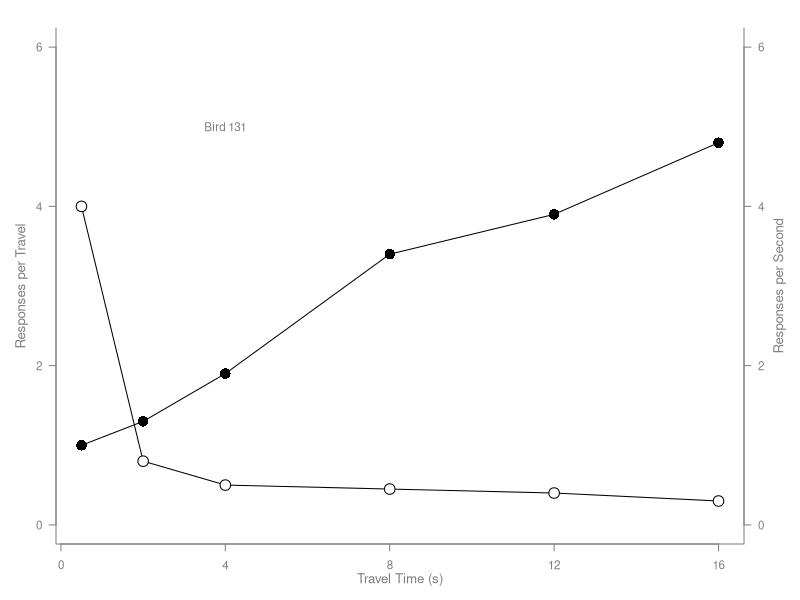
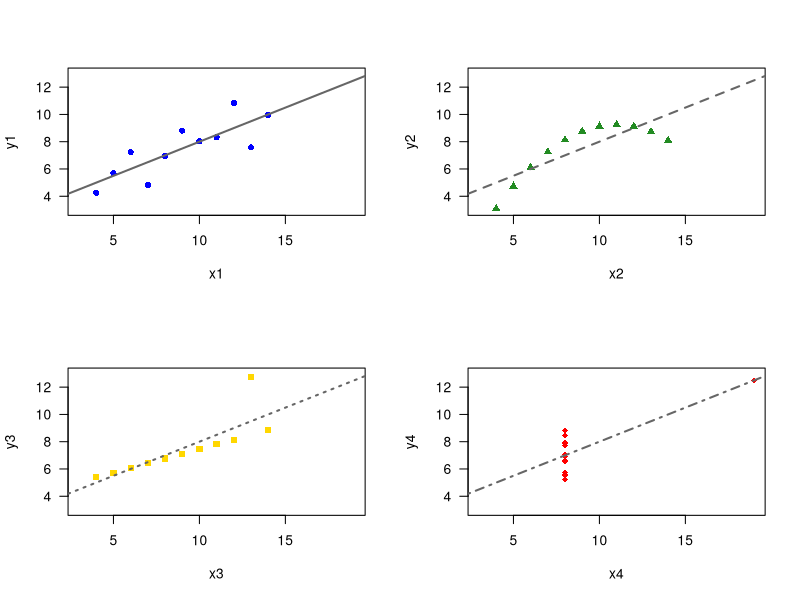

These figures' R source, in order: (Note: this script raises an error after producing the figures.)
## ---- chunk 1
#| label: fig-bird131
#| fig-cap: "Bird 131 (Murrell, R Graphics)."
#| fig-width: 7
#| fig-height: 5

# Data: travel time (x) and two response measures (y1, y2).
x  <- c(0.5, 2, 4, 8, 12, 16)
y1 <- c(1, 1.3, 1.9, 3.4, 3.9, 4.8)
y2 <- c(4, .8, .5, .45, .4, .3)

# Horizontal axis labels, margins (bottom, left, top, right) and smaller text.
# The right margin is bigger to fit a second y axis.
par(las = 1, mar = c(4, 4, 2, 4), cex = .7)

# Opens an empty plot. Nothing is drawn yet.
plot.new()

# Sets the x and y ranges. Nothing is drawn yet.
plot.window(range(x), c(0, 6))

# Draws the line for y1.
lines(x, y1)

# Draws the line for y2.
lines(x, y2)

# Adds black filled points to y1 (pch = 16), twice the size (cex = 2).
points(x, y1, pch = 16, cex = 2)

# Adds open points to y2 (pch = 21) with a white inside (bg).
# Filled and open points show the two series without a legend.
points(x, y2, pch = 21, bg = "white", cex = 2)

# From here on, axes and labels are gray, so the data stands out.
par(col = "gray50", fg = "gray50", col.axis = "gray50")

# x axis at the bottom (side 1).
axis(1, at = seq(0, 16, 4))

# y axis on the left (side 2).
axis(2, at = seq(0, 6, 2))

# y axis on the right (side 4).
axis(4, at = seq(0, 6, 2))

# Frame around the plot, open at the top ("u" shape).
box(bty = "u")

# x axis title, in the bottom margin.
mtext("Travel Time (s)", side = 1, line = 2, cex = 0.8)

# Left y axis title; las = 0 makes it vertical.
mtext("Responses per Travel", side = 2, line = 2, las = 0, cex = 0.8)

# Right y axis title, also vertical.
mtext("Responses per Second", side = 4, line = 2, las = 0, cex = 0.8)

# Label inside the plot, at x = 4 and y = 5.
text(4, 5, "Bird 131")

# Resets margins and colors to the default.
par(mar = c(5.1, 4.1, 4.1, 2.1), col = "black", fg = "black",
    col.axis = "black")

## ---- chunk 2
# Fit one linear regression for each of the four sets.
lm1 <- lm(y1 ~ x1, data = anscombe)
lm2 <- lm(y2 ~ x2, data = anscombe)
lm3 <- lm(y3 ~ x3, data = anscombe)
lm4 <- lm(y4 ~ x4, data = anscombe)
## ---- chunk 3
#| label: fig-anscombe
#| fig-cap: "Anscombe's quartet: same regression line, four different patterns."
#| fig-width: 8
#| fig-height: 8

# Four plots on one page: 2 rows, 2 columns.
par(mfrow = c(2, 2))

# Set 1: blue circles, solid line.
plot(anscombe$x1, anscombe$y1, col = "blue", pch = 16,
     xlim = c(3, 19), ylim = c(3, 13), xlab = "x1", ylab = "y1")
abline(lm1, col = "gray40", lty = 1, lwd = 2)

# Set 2: green triangles, dashed line.
plot(anscombe$x2, anscombe$y2, col = "forestgreen", pch = 17,
     xlim = c(3, 19), ylim = c(3, 13), xlab = "x2", ylab = "y2")
abline(lm2, col = "gray40", lty = 2, lwd = 2)

# Set 3: yellow squares, dotted line.
plot(anscombe$x3, anscombe$y3, col = "gold", pch = 15,
     xlim = c(3, 19), ylim = c(3, 13), xlab = "x3", ylab = "y3")
abline(lm3, col = "gray40", lty = 3, lwd = 2)

# Set 4: red diamonds, dot-dash line.
plot(anscombe$x4, anscombe$y4, col = "red", pch = 18,
     xlim = c(3, 19), ylim = c(3, 13), xlab = "x4", ylab = "y4")
abline(lm4, col = "gray40", lty = 4, lwd = 2)

# Back to one plot per page.
par(mfrow = c(1, 1))
## ---- chunk 4
#| label: fig-tuned
#| fig-width: 7
#| fig-height: 6

lm1 <- lm(y1 ~ x1, data = anscombe)

windowsFonts(Garamond = windowsFont("Garamond"))
par(mfrow = c(1, 1), family = "Garamond")

plot(anscombe$x1, anscombe$y1, xlab = "x1", ylab = "y1",
     main = "Anscombe's Set 1",
     col = "darkblue", pch = "E", cex = 1.3,
     col.main = "darkblue", col.lab = "gray30", col.axis = "gray30")
abline(lm1, col = "firebrick", lwd = 2)
## ---- chunk 5
#| label: fig-ggplot
#| fig-width: 7
#| fig-height: 6

library(tidyverse)
windowsFonts(Garamond = windowsFont("Garamond"))
lm1 <- lm(y1 ~ x1, data = anscombe)

ggplot(anscombe, aes(x = x1, y = y1)) +
  geom_text(label = "E", family = "Garamond", colour = "darkblue", size = 6) +
  geom_abline(intercept = coef(lm1)[1], slope = coef(lm1)[2],
              colour = "firebrick", linewidth = 1) +
  scale_x_continuous(breaks = seq(4, 14, 2)) +
  scale_y_continuous(breaks = 4:11) +
  labs(title = "Anscombe's Set 1", x = "x1", y = "y1") +
  theme_bw() +
  theme(text = element_text(family = "Garamond"),
        plot.title = element_text(colour = "darkblue", face = "bold", hjust = 0.5),
        axis.title = element_text(colour = "gray30"),
        axis.text = element_text(colour = "gray30"),
        panel.grid = element_blank())
